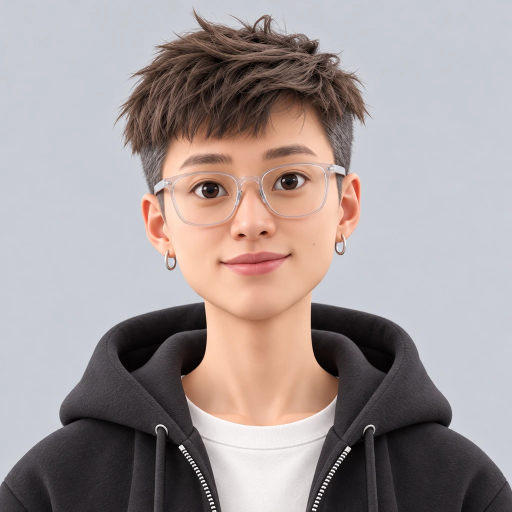
#> input picture mainframe/scripts/aria-source.webp, 1024 x 1024 px, found by its file name (shown at 1/2 size)
$ python make-eyes.py
#> lines starting #> are read from the running program, lines starting #| are printed output that depends on the picture; after the words box and inside, x2 and y2 are one past the last pixel; in counts of white or black regions, pixels touching at a corner belong together
"""Split scripts/aria-source.webp into layers for cursor-tracking eyes.

Run from mainframe/:  python3 scripts/make-eyes.py   (needs Pillow + numpy)

Outputs (public/):
  aria-base.webp       face with the irises painted out (bare sclera)
  aria-eye-mask.png    alpha = eye opening (clips the moving irises)
  aria-iris-l.png / aria-iris-r.png   iris + pupil sprites (full discs)
  aria-lid-shadow.png  soft upper-lid shadow drawn over the irises
Prints the sprite geometry used by src/components/BackgroundCharacter.tsx.
"""
import numpy as np
from PIL import Image, ImageDraw, ImageFilter

SRC = 'scripts/aria-source.webp'
OUT = 'public/'
SS = 4  # supersampling for smooth mask edges

# Hand-traced from the 1024px source. Upper lid runs corner->corner over the
# top, lower lid runs back underneath. Iris = (cx, cy, r).
EYES = {
    'l': dict(
        iris=(421, 379.5, 17.5),
        upper=[(379.5, 382.5), (385, 377), (391, 372.5), (398, 368.5), (405, 365.5),
               (413, 364), (421, 363.5), (429, 364), (437, 365.5), (443, 369),
               (448, 373.5), (453, 380), (458, 389.5)],
        lower=[(452, 392.5), (445, 394), (437, 396), (429, 397), (421, 397.2),
               (412, 396.8), (404, 395), (397, 391.5), (391, 388), (385, 385.5)],
    ),
    'r': dict(
        iris=(578, 362, 17.5),
        upper=[(543, 381), (547, 374.5), (551, 368), (556, 361), (561, 355),
               (567, 350.5), (574, 348.3), (582, 348), (590, 348.8), (597, 350.5),
               (603, 354), (607.5, 358), (611, 362.5)],
        lower=[(607, 366.5), (601, 371), (595, 375.5), (588, 378.6), (579, 380),
               (570, 380.2), (562, 379.6), (555, 378.6), (549, 380)],
    ),
}

im = Image.open(SRC).convert('RGB')
#> im is the input picture: PIL image 1024x1024 RGB; mean R, G, B 163.1, 152.8, 152.2
a = np.asarray(im).astype(np.float32)
H, W, _ = a.shape
#> H = 1024; W = 1024
yy, xx = np.mgrid[0:H, 0:W].astype(np.float32)

# ---- Eye-opening mask (antialiased) ----
big = Image.new('L', (W * SS, H * SS), 0)
#> big: PIL image 4096x4096 L; every value is 0
d = ImageDraw.Draw(big)
for e in EYES.values():
    poly = e['upper'] + e['lower']
    d.polygon([(x * SS, y * SS) for x, y in poly], fill=255)
mask_img = big.resize((W, H), Image.LANCZOS).filter(ImageFilter.GaussianBlur(0.5))
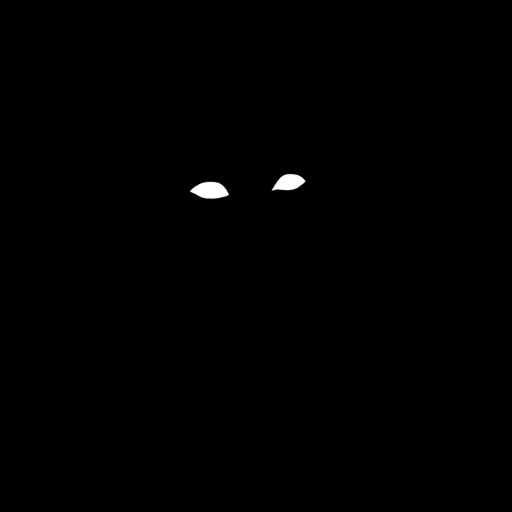
#> mask_img: PIL image 1024x1024 L (shown at 1/2 size); min 0, max 255, mean 0.8
# White with alpha = opening, so it works as a CSS alpha mask everywhere.
Image.merge('LA', (Image.new('L', (W, H), 255), mask_img)).save(OUT + 'aria-eye-mask.png')
soft = np.asarray(mask_img).astype(np.float32) / 255

base = a.copy()
shadow = np.zeros((H, W), np.float32)
geo = {}

for k, e in EYES.items():
    cx, cy, r = e['iris']
    dist = np.sqrt((xx - cx) ** 2 + (yy - cy) ** 2)
    inside = soft > 0.98

    # -- iris sprite: full disc, lid-hidden part filled with rim colour --
    pad = 2
    x0, y0 = int(np.floor(cx - r - pad)), int(np.floor(cy - r - pad))
    size = int(np.ceil(2 * (r + pad))) + 1
    sl = (slice(y0, y0 + size), slice(x0, x0 + size))
    crop = a[sl].copy()
    dd = dist[sl]
    vis = inside[sl]
    mid_col = np.median(crop[vis & (dd > r * 0.55) & (dd < r * 0.8)], axis=0)
    rim_col = np.median(crop[vis & (dd > r * 0.85) & (dd < r * 0.98)], axis=0)
    t = np.clip((dd - r * 0.55) / (r * 0.45), 0, 1)[..., None]
    fill = mid_col * (1 - t) + rim_col * t
    hidden = ~vis
    crop[hidden] = fill[hidden]
    alpha = np.clip((r + 0.6 - dd) / 1.2, 0, 1)
    Image.fromarray(np.dstack([crop, alpha * 255]).astype(np.uint8), 'RGBA') \
        .save(OUT + f'aria-iris-{k}.png')
    geo[k] = dict(x=x0, y=y0, size=size, cx=cx, cy=cy)

    # -- base: paint the iris out with shaded sclera --
    sclera_px = inside & (dist > r + 2.5) & (dist < r + 12)
    px = a[sclera_px]
    lum = px @ np.array([0.299, 0.587, 0.114], np.float32)
    sc = px[lum >= np.percentile(lum, 70)].mean(axis=0)  # lit sclera, not lid-shadowed
    xs = [p[0] for p in e['upper']]
    ex0, ex1 = min(xs), max(xs)
    ecx, hw = (ex0 + ex1) / 2, (ex1 - ex0) / 2
    shade = 1 - 0.10 * np.clip(np.abs(xx - ecx) / hw, 0, 1) ** 2
    fillc = sc[None, None, :] * shade[..., None]
    w = np.clip((r + 5 - dist) / 4.0, 0, 1) * soft  # iris disc + feather
    base = base * (1 - w[..., None]) + fillc * w[..., None]

    # -- upper-lid shadow: falls off below the lid line --
    ux = np.array([p[0] for p in e['upper']])
    uy = np.array([p[1] for p in e['upper']])
    lid_y = np.interp(xx, ux, uy)
    below = yy - lid_y
    band = (xx >= ex0) & (xx <= ex1)
    shadow = np.maximum(shadow, np.where(band & (below > -2), np.exp(-np.clip(below, 0, None) / 3.5) * 0.55, 0))
#> this loop made 2 passes
#> (mid_col, rim_col, sc) on passes 1 to 2: ([70, 43, 34.5], [56, 35, 27], [219.4, 207.4, 207.2]), ([66.5, 42, 35], [57, 36, 30], [204.8, 195.3, 197.2])
#> pass 1, `vis = inside[sl]`:
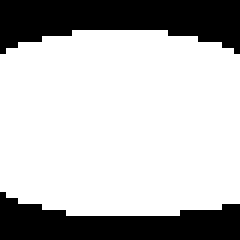
#> vis: shape (40, 40) bool (shown 6 times larger); 72.4% white; 2 black regions, box (x1, y1, x2, y2) and area: (0, 0, 40, 9) 246, (0, 32, 40, 40) 195
#> pass 1, `fill = mid_col * (1 - t) + rim_col * t`:
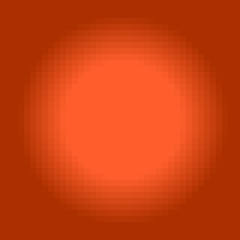
#> fill: shape (40, 40, 3) float32 (shown 6 times larger); mean of channels 0, 1, 2 61.2, 38, 29.8; drawn with min black and max white
#> after the loop:
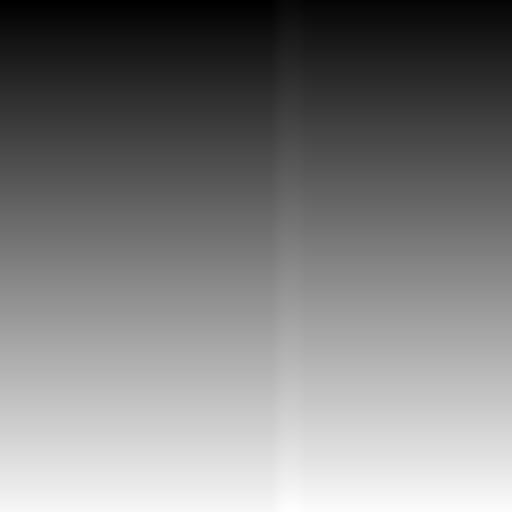
#> below: shape (1024, 1024) float64 (shown at 1/2 size); min -381, max 675, mean 139.7; drawn with min black and max white
#> after the loop:
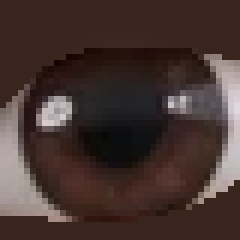
#> crop: shape (40, 40, 3) float32 (shown 6 times larger); mean R, G, B 69.3, 52.1, 47.9
#> after the loop:
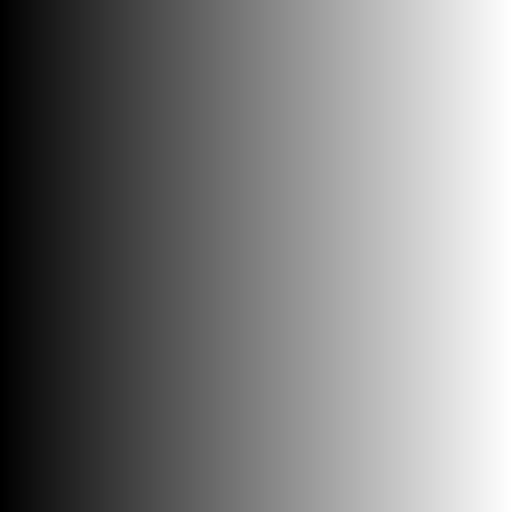
#> xx: shape (1024, 1024) float32 (shown at 1/2 size); min 0, max 1023, mean 511.5; drawn with min black and max white
#> after the loop, geo = 2 items

# Blend so the sclera ring just outside the painted area matches too.
Image.fromarray(np.clip(base, 0, 255).astype(np.uint8)).save(OUT + 'aria-base.webp', quality=92)

shadow *= soft
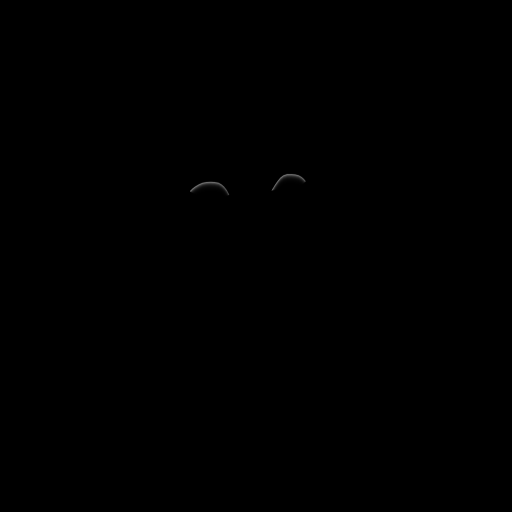
#> shadow: shape (1024, 1024) float64 (shown at 1/2 size); min 0, max 0.483, mean 0.000289
sh = np.zeros((H, W, 4), np.uint8)
#> sh: shape (1024, 1024, 4); every value is 0
sh[..., 0], sh[..., 1], sh[..., 2] = 55, 32, 28
sh[..., 3] = np.clip(shadow * 255, 0, 255).astype(np.uint8)
#> sh: shape (1024, 1024, 4); mean of channels 0, 1, 2, 3 55, 32, 28, 0.1
Image.fromarray(sh, 'RGBA').save(OUT + 'aria-lid-shadow.png')

print(geo)
#| {'l': {'x': 401, 'y': 360, 'size': 40, 'cx': 421, 'cy': 379.5}, 'r': {'x': 558, 'y': 342, 'size': 40, 'cx': 578, 'cy': 362}}
